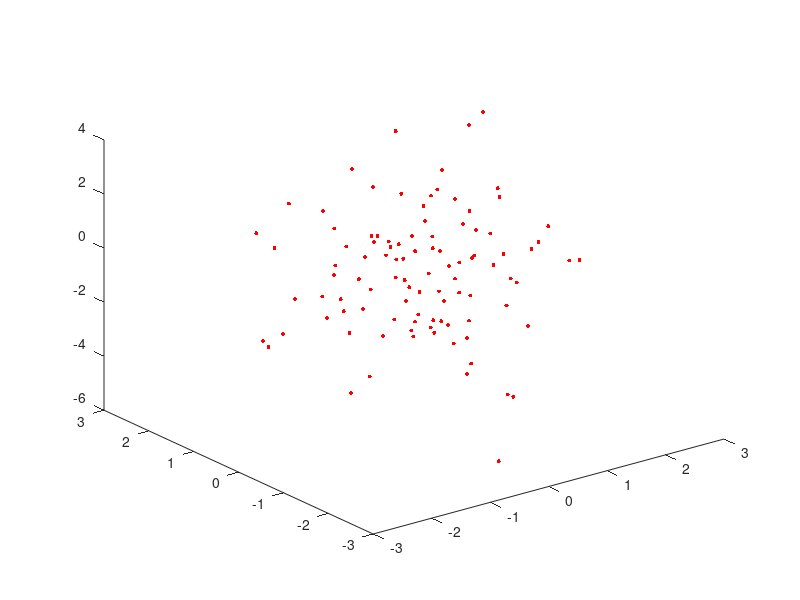

Write MATLAB code to recreate this figure. (Note: this script raises an error after producing the figure.)
close all;
data = load('dataLinReg2D.txt');
figure;
plot3(data(:,1),data(:,2),data(:,3),'r.','MarkerSize',9);
N = size(data,1); %number of inputs (rows)
F = size(data,2); %number of features
X=[ones(N,1),data(:,1:2)];  %append the bias term [1 x x^2]
Y=data(:,3);
%beta = (X'*X)\(X'*Y); %left division : alternative -> beta = inv(X'*X)*(X'*Y)
beta = inv(X'*X)*(X'*Y);
Y_predicted = X*beta;
SE = sum((Y-Y_predicted).^2);  %SE without regularization
hold on;

%Regularization
lambda=10;
I=eye(F);
I(1,1)=0;
beta1 = (X'*X+lambda*I)\(X'*Y);
plot_line(beta1);
Y_predicted = X*beta1;
SE1 = sum((Y-Y_predicted).^2);  %SE with regularization

function plot_line(beta)

%Plotting the Regression line
x1=linspace(-3,3,100);
x2=linspace(-3,3,100);
X1=transpose(combvec(x1,x2));
X1=[ones(size(X1,1),1),X1];
Y_predicted = X1*beta;
scatter3(X1(:,2),X1(:,3),Y_predicted,'.');

end